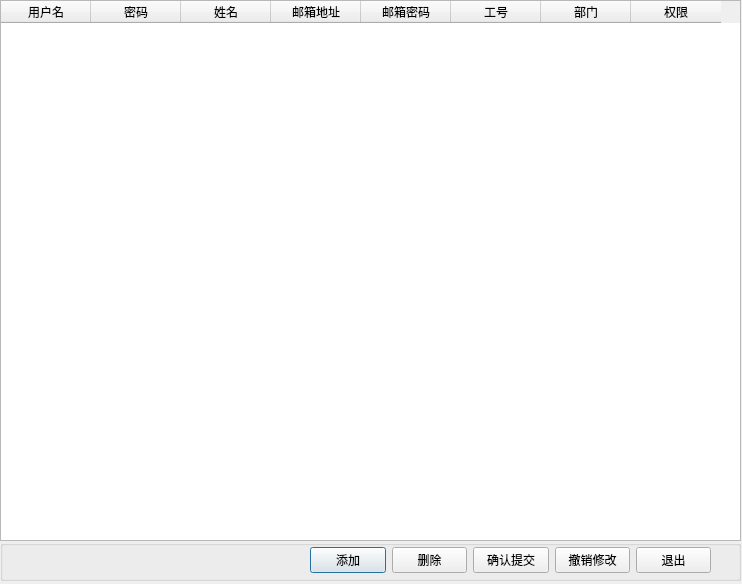
<?xml version="1.0" encoding="UTF-8"?>
<ui version="4.0">
 <class>UserManager</class>
 <widget class="QDialog" name="UserManager">
  <property name="geometry">
   <rect>
    <x>0</x>
    <y>0</y>
    <width>742</width>
    <height>584</height>
   </rect>
  </property>
  <property name="windowTitle">
   <string>查看当前任务</string>
  </property>
  <widget class="QWidget" name="verticalLayoutWidget">
   <property name="geometry">
    <rect>
     <x>0</x>
     <y>540</y>
     <width>741</width>
     <height>41</height>
    </rect>
   </property>
   <layout class="QVBoxLayout" name="verticalLayout">
    <item>
     <widget class="QGroupBox" name="groupBox">
      <property name="title">
       <string/>
      </property>
      <widget class="QWidget" name="horizontalLayoutWidget">
       <property name="geometry">
        <rect>
         <x>310</x>
         <y>0</y>
         <width>401</width>
         <height>41</height>
        </rect>
       </property>
       <layout class="QHBoxLayout" name="horizontalLayout">
        <item>
         <widget class="QPushButton" name="pushButtonAdd">
          <property name="text">
           <string>添加</string>
          </property>
         </widget>
        </item>
        <item>
         <widget class="QPushButton" name="pushButtonDel">
          <property name="text">
           <string>删除</string>
          </property>
         </widget>
        </item>
        <item>
         <widget class="QPushButton" name="pushButtonSubmit">
          <property name="text">
           <string>确认提交</string>
          </property>
         </widget>
        </item>
        <item>
         <widget class="QPushButton" name="pushButtonCancle">
          <property name="text">
           <string>撤销修改</string>
          </property>
         </widget>
        </item>
        <item>
         <widget class="QPushButton" name="pushButtonQuit">
          <property name="text">
           <string>退出</string>
          </property>
         </widget>
        </item>
       </layout>
      </widget>
     </widget>
    </item>
   </layout>
  </widget>
  <widget class="QWidget" name="verticalLayoutWidget_2">
   <property name="geometry">
    <rect>
     <x>0</x>
     <y>0</y>
     <width>741</width>
     <height>541</height>
    </rect>
   </property>
   <layout class="QVBoxLayout" name="verticalLayout_2">
    <item>
     <widget class="QTableWidget" name="tableWidget">
      <property name="columnCount">
       <number>8</number>
      </property>
      <attribute name="horizontalHeaderDefaultSectionSize">
       <number>90</number>
      </attribute>
      <column>
       <property name="text">
        <string>用户名</string>
       </property>
      </column>
      <column>
       <property name="text">
        <string>密码</string>
       </property>
      </column>
      <column>
       <property name="text">
        <string>姓名</string>
       </property>
      </column>
      <column>
       <property name="text">
        <string>邮箱地址</string>
       </property>
      </column>
      <column>
       <property name="text">
        <string>邮箱密码</string>
       </property>
      </column>
      <column>
       <property name="text">
        <string>工号</string>
       </property>
      </column>
      <column>
       <property name="text">
        <string>部门</string>
       </property>
      </column>
      <column>
       <property name="text">
        <string>权限</string>
       </property>
      </column>
     </widget>
    </item>
   </layout>
  </widget>
 </widget>
 <resources/>
 <connections/>
</ui>
